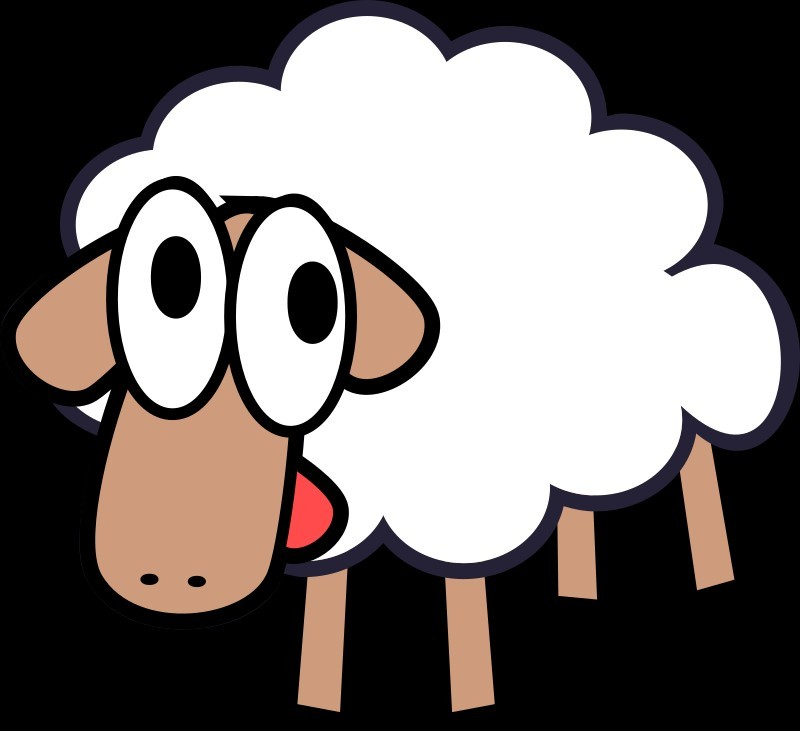
%> input picture test.bmp, 800 x 731 px
$ octave main.m   (GNU Octave 9; MATLAB toolbox functions it lacks are replaced by stand-ins)
%> lines starting %> are read from the running program, lines starting %| are printed output that depends on the picture
### reveal.m
function result = reveal(I, xdata, ydata, H, R1, R2, xform)
    %%
    %逆双随机相位
    I = (ifft2(ifft2(I)./R2))./R1; % 双随机相位编码

    %%
    %逆仿射变换
    tform_translate = maketform('affine', inv(xform));
    [I xdata ydata]= imtransform(I, tform_translate);
    R = I(1:H, :);
    G = I(H + 1:2*H, :);
    B = I(2*H + 1:3*H, :);
    W = length(R(:, 1));
    H = length(R(1, :));
    tempI = zeros(W, H, 3);
    tempI(:, :, 1) = R;
    tempI(:, :, 2) = G;
    tempI(:, :, 3) = B;
    result = tempI;

### rubustTest.m
function result=rubustTest(I, p)
    result = I.*(1 + p*rand (length(I(:,1)), length(I(1, :))));


### main.m
I=imread('test.bmp');
%> I is the input picture: size 731x800x3 uint8; mean R, G, B 122.5, 115.7, 113.2
%I = rgb2gray(I);
X = I;
R = I(:, :, 1);
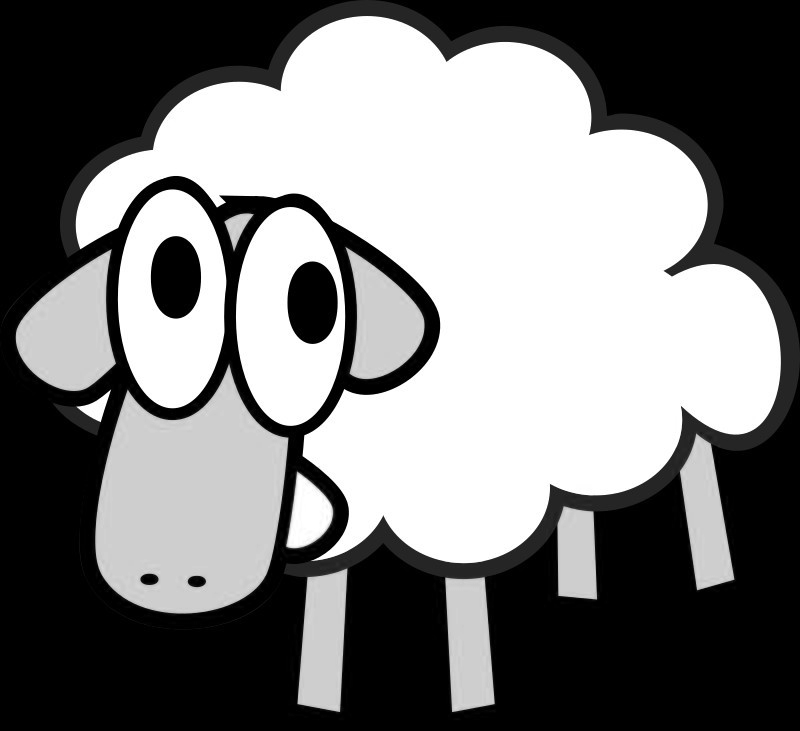
%> R: size 731x800 uint8; min 0, max 255, mean 122.5
G = I(:, :, 2);
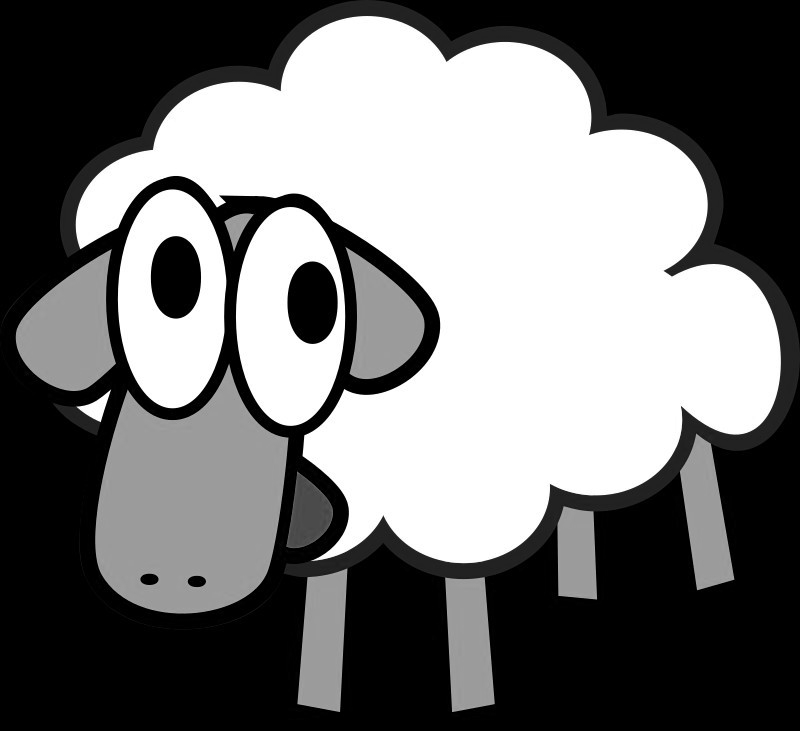
%> G: size 731x800 uint8; min 0, max 255, mean 115.7
B = I(:, :,  3);
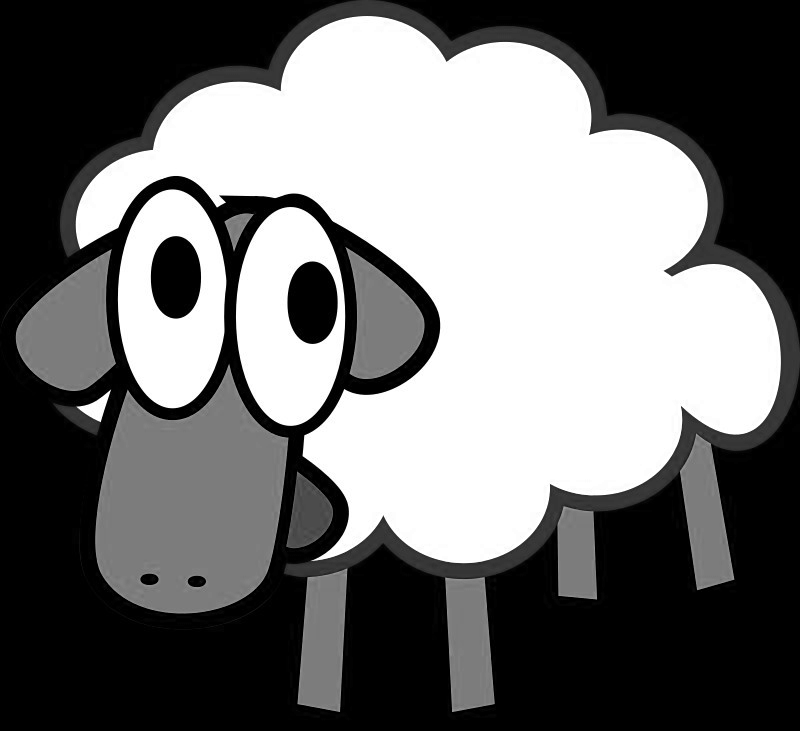
%> B: size 731x800 uint8; min 0, max 255, mean 113.2
H = length(R(:, 1));
%> H = 731
I = [R;G;B];
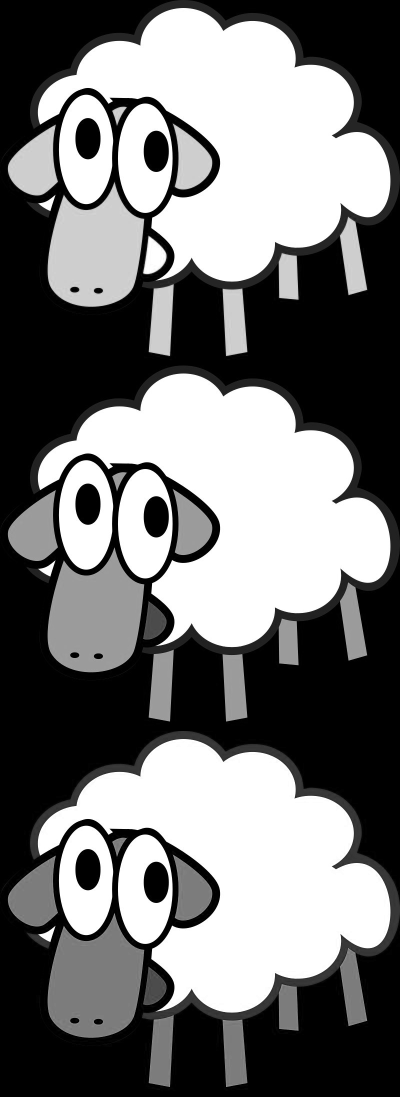
%> I: size 2193x800 uint8 (shown at 1/2 size); min 0, max 255, mean 117.1
figure;

I = im2double(I);
%> I: size 2193x800 double
subplot(2,2,1);
imshow(X);
title('原图');

%%
%放射操作
%旋转90
theta = pi/2;
xform = [ cos(theta), sin(theta), 0; -sin(theta), cos(theta), 0;0, 0, 1 ];
%平移仿射变换
deltaX = 0;
deltaY = 0;
xform1 = [1, 0, deltaX; 0, 1, deltaY;0, 0, 1];
%自定义
xform2 = [10, 0, 0;0, 10, 0; 0, 0, 1];
%xform为仿射矩阵
tform_translate = maketform('affine', xform);
[I xdata ydata]= imtransform(I, tform_translate);
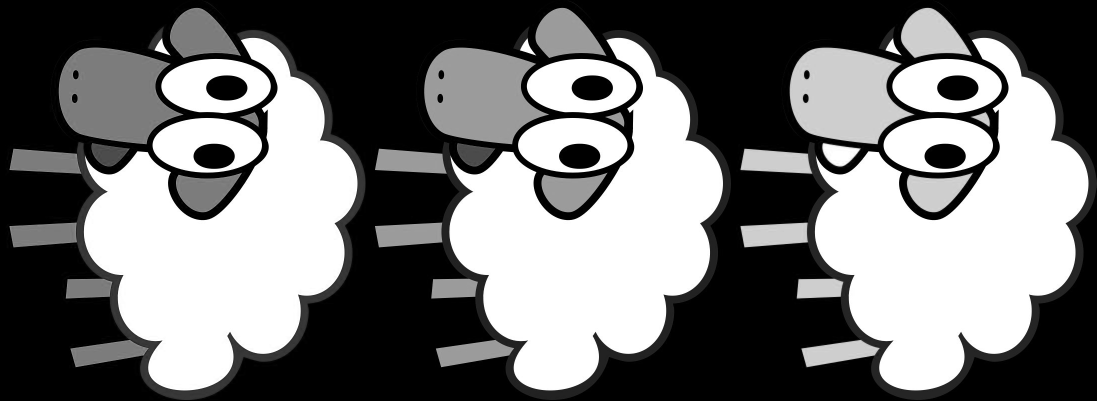
%> I: size 801x2193 double (shown at 1/2 size); min 0, max 1, mean 0.459
%> xdata = [-2193 -1]; ydata = [1 801]
subplot(2,2,2);
imshow(I);
imwrite(I, 'result.jpg');
title('仿射变换后图像（旋转90°）');

h = length(I(:, 1));
%> h = 801
w = length(I(1, :));
%> w = 2193
%%
%双随机相位
R1 = exp(i*pi*2*rand(h, w)); % 第一随机相位
R2 = exp(i*pi*2*rand(h, w)); % 第二随机相位
I = fft2(fft2(I.*R1).*R2); % 双随机相位编码
subplot(2, 2, 3);imshow(abs(I),[]); % 显示加密图
%> after `imshow(abs(I),[])`:
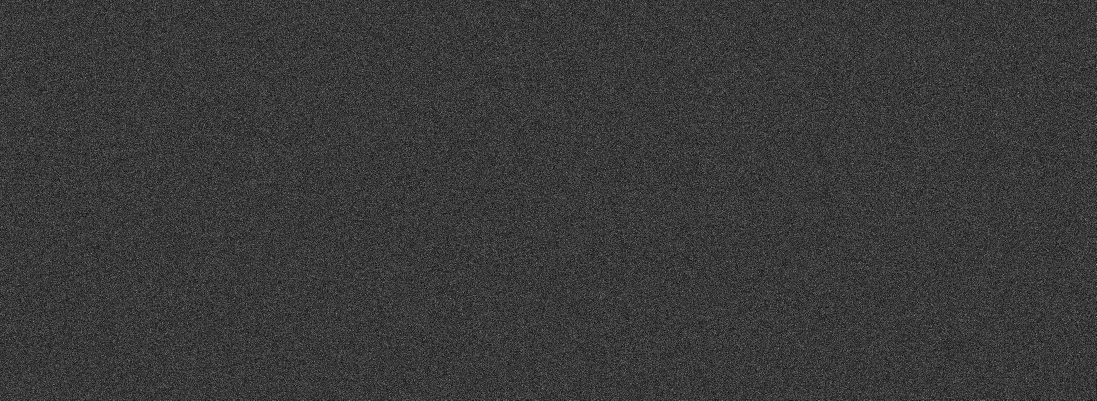
%> displayed picture: size 801x2193, on the screen's scale of 0 to 255 (shown at 1/2 size); min 0, max 255, mean 57.3

%加入随机噪声，e.g. 4 [0, 4]范围内的均匀分布
I = rubustTest(I, 10000);
%遮挡 e.g.100 对应遮挡比例1/100
%I = shelter(I, 8/7);

%%
temp = reveal(I, xdata, ydata, H, R1, R2, xform);
%> in reveal, `[I xdata ydata]= imtransform(I, tform_translate);`: xdata = [1 802]; ydata = [-2193 -1]
%> in reveal, `W = length(R(:, 1));`: W = 731
%> in reveal, `H = length(R(1, :));`: H = 802
%> in reveal, `tempI = zeros(W, H, 3);`: tempI: size 731x802x3 double; every value is 0
subplot(2,2,4);
imshow(temp);
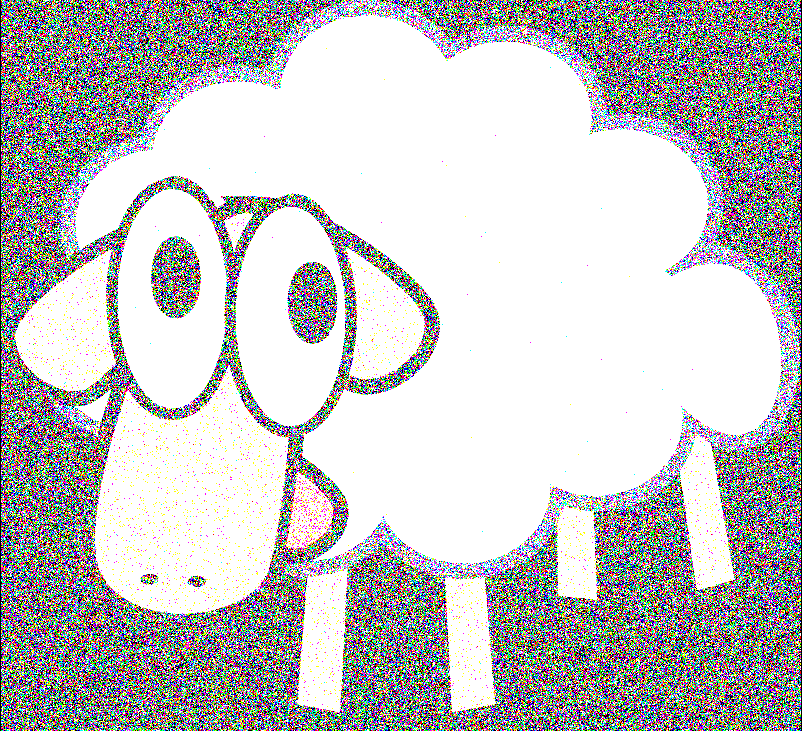
%> displayed picture: size 731x802x3, on the screen's scale of 0 to 255; mean R, G, B 193.4, 192.8, 193
title('ifft2后的复原图像');

% [12 lines of commented-out code are left out]
